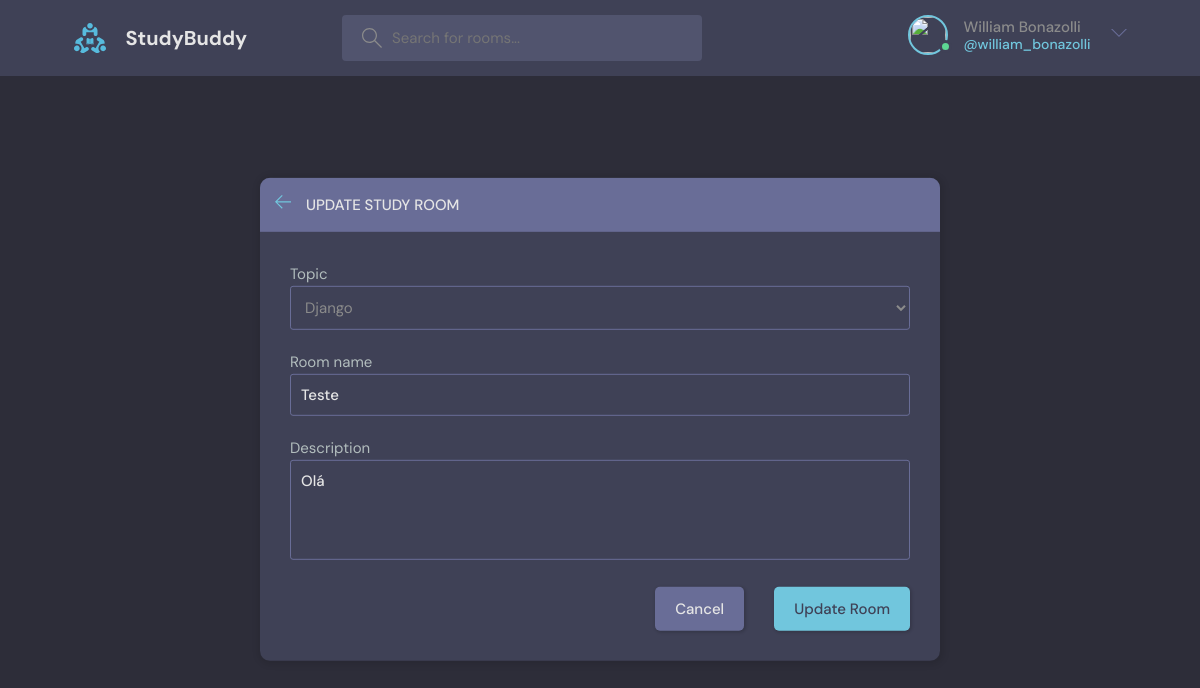
The page /update-room/16/ (signed in) on the database its author committed.
### base/models.py (models this page shows, shortened)
class User(AbstractUser):
    name = models.CharField(max_length=200, null=True)
    email = models.EmailField(null=True, unique=True)
    bio = models.TextField(null=True)
    avatar = CloudinaryField('image', default='avatar.svg')
    USERNAME_FIELD = 'email'
    REQUIRED_FIELDS = ['username']

class Room(models.Model):
    host = models.ForeignKey(User, on_delete=models.SET_NULL, null=True)
    topic = models.ForeignKey(Topic, on_delete=models.SET_NULL, null=True)
    name = models.CharField(max_length=200)
    participants = models.ManyToManyField(User, related_name='participants', blank=True)
    description = models.TextField(null=True, blank=True)
    updated = models.DateTimeField(auto_now=True)
    created = models.DateTimeField(auto_now_add=True)
    class Meta:
        ordering = ['-updated', '-created']

### base/views.py (the view)
# urls.py: path('update-room/<str:pk>/', views.updateRoom, name="update-room"),
@login_required(login_url='login')
def updateRoom(request, pk):
    room = Room.objects.get(id=pk)
    form = RoomForm(instance=room)  # Dados pre preenchidos com base no queryset room. Desde que o valores coincidam com os campos
    form.fields['name'].label = 'Room name'
    if request.user != room.host:
        return HttpResponse("You are not allowed here!")
    if request.method == "POST":
        form = RoomForm(request.POST, instance=room)
        if form.is_valid():
            form.save()
            flash_message.success(request, 'Room updated with sucess')
            return(redirect('home'))
    context = {'room': room, 'form': form, 'action': 'Update'}
    return render(request, 'base/global/room_form.html', context=context)

### base/forms.py
class RoomForm(ModelForm):
    class Meta: # Fornece Metadados
        model = Room
        fields = '__all__' # Poderia ser uma lista
        exclude = ['host', 'participants'] # Mas podemos deixar alguns itens de forma deste modo

### base/models.py (called while the page is built)
    def __str__(self):
        return self.name

### base/templates/base/global/room_form.html (shortened to what this page needs)
{% extends '../global/main.html' %}
{% block content %}
<body>
  <main class="create-room layout">
    <div class="container">
      <div class="layout__box">
        <div class="layout__boxHeader">
          <div class="layout__boxTitle">
            <a href="{{request.META.HTTP_REFERER}}">
              <svg version="1.1" xmlns="http://www.w3.org/2000/svg" width="32" height="32" viewBox="0 0 32 32">
                <title>arrow-left</title>
                <path
                  d="M13.723 2.286l-13.723 13.714 13.719 13.714 1.616-1.611-10.96-10.96h27.625v-2.286h-27.625l10.965-10.965-1.616-1.607z">
                </path>
              </svg>
            </a>
            <h3>{{action}} Study Room</h3>
          </div>
        </div>
        <div class="layout__body">
          <form class="form" action="" method="POST">
            {% for field in form %}
            <div class="form__group">
              <label for="id_{{field.name}}">{{field.label}}
                {{field}}
              </label>
            </div>
            {% endfor %}
            <div class="form__action">
              <a class="btn btn--dark" href="{{request.META.HTTP_REFERER}}">Cancel</a>
              <button class="btn btn--main" type="submit">{{action}} Room</button>
            </div>
          </form>
        </div>
      </div>
    </div>
  </main>
</body>
{% endblock %}

### base/templates/base/partial/navbar.html (shortened to what this page needs)
{% load static %}
{% block content %}
<header class="header header--loggedIn">
    <div class="container">
      <a href="{% url 'home' %}" class="header__logo">
        <img src="{% static 'images/logo.svg' %}" />
        <h1>StudyBuddy</h1>
      </a>
      <form class="header__search" method="GET" action="{% url 'home' %}">
        <label>
          <input name="q" placeholder="Search for rooms..." />
        </label>
      </form>
      <nav class="header__menu">
        {% if request.user.is_authenticated %}
        <div class="header__user">
          <a href="{% url 'profile' request.user.id %}">
            <div class="avatar avatar--medium active">
              <img src="{{request.user.avatar.url}}" />
            </div>
            <p>{{request.user.name}} <span>@{{request.user.username}}</span></p>
          </a>
          <button class="dropdown-button">
            <svg version="1.1" xmlns="http://www.w3.org/2000/svg" width="32" height="32" viewBox="0 0 32 32">
              <title>chevron-down</title>
              <path d="M16 21l-13-13h-3l16 16 16-16h-3l-13 13z"></path>
            </svg>
          </button>
        </div>
        {% else %}
        <a href="{% url 'login' %}">
          <img src="{% static 'images/avatar.svg' %}" />
          <p>Login</p>
        </a>
        {% endif %}
      </nav>
    </div>
  </header>
{% endblock %}

### rows shown on the page
User: user.name "William Bonazolli", user.username "william_bonazolli"
Room: form "Django" "Teste" "Olá"

### other values the page prints
{{ action }} "UPDATE"
{{ field.label }} "Topic" "Room name" "Description"
{{ action }} "Update"
